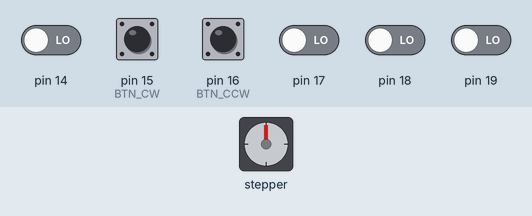
Simulated run of this program. Board: Arduino Uno, built with avr-gcc and run on an emulated ATmega328P. Parts: stepper motor. Wiring (inferred from the names in the program): stepper motor driver (200 steps per turn assumed): step pin 4; direction pin 5; enable pin 6. The inputs (shaded band) are chosen by the test bench; at power-on: pin 15 (BTN_CW), pin 16 (BTN_CCW) HIGH, pin 14, pin 17–19 LOW.

Above: at 1.2 s.
1.3 s: pin 15 (BTN_CW) pulled LOW for 1 s
At 2.6 s:
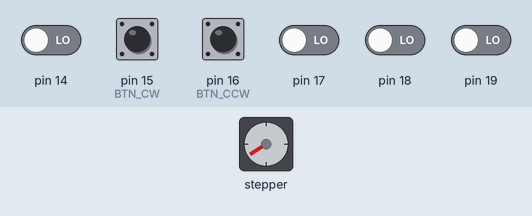
3.8 s: pin 16 (BTN_CCW) pulled LOW for 0.15 s
At 4.6 s:
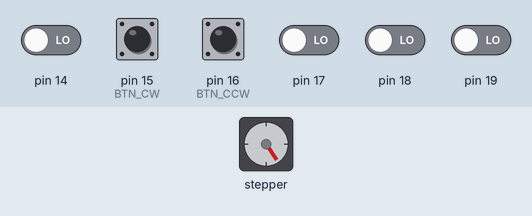
5.4 s: pin 16 (BTN_CCW) pulled LOW for 1 s
At 7.0 s:
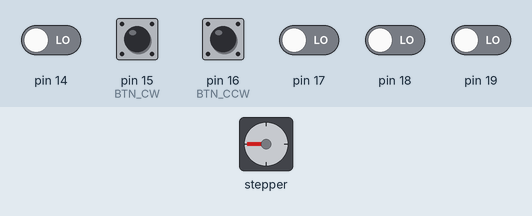
7.9 s: pin 15 (BTN_CW) pulled LOW for 1 s
At 8.35 s:
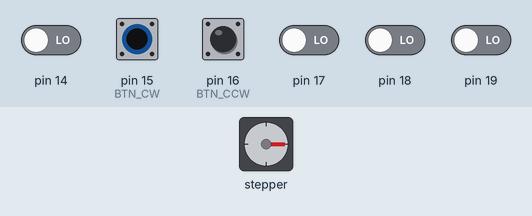
10.4 s: pin 16 (BTN_CCW) pulled LOW for 0.15 s
At 11.7 s:
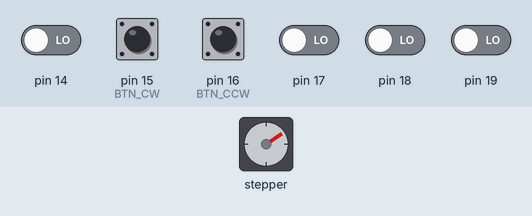
12.0 s: pin 15 (BTN_CW) pulled LOW for 1 s
At 14.4 s:
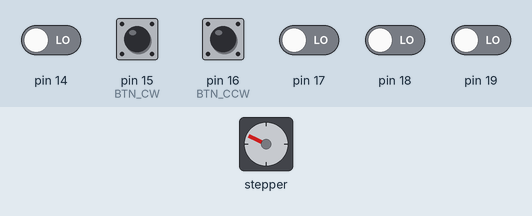
Timing chart, 0 to 15.5 s (numbered marks = the images above; inputs shaded):
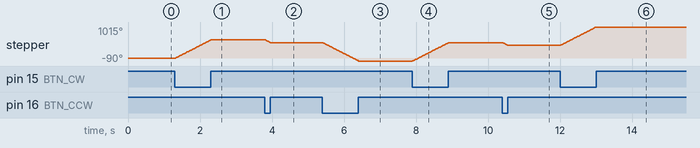

Measured:
- after the input at 1.3 s, stepper: turns 597° clockwise in 1.0 s, starting at once
- after the input at 3.8 s, stepper: turns 90° counter-clockwise in 0.15 s, starting at once
- after the input at 5.4 s, stepper: turns 597° counter-clockwise in 1.0 s, starting at once
- after the input at 7.9 s, stepper: turns 597° clockwise in 1.0 s, starting at once
- after the input at 10.4 s, stepper: turns 90° counter-clockwise in 0.15 s, starting at once
- after the input at 12.0 s, stepper: turns 598° clockwise in 1.0 s, starting at once

The program:

main.cpp
```cpp
#include <Arduino.h>
#include <avr/io.h>
#define EN_PIN   PD6
#define DIR_PIN  PD5
#define PUL_PIN  PD4
#define BTN_CW   PC1
#define BTN_CCW  PC2
const unsigned long stepHalfPeriod = 1500;
unsigned long lastStepTime = 0;
bool stepPinState = false;
enum MotorDir
{
    STOP,
    FORWARD,
    BACKWARD
};
MotorDir currentDir = STOP;
void Stepper_Init()
{
    DDRD |= (1 << PUL_PIN) |
            (1 << DIR_PIN) |
            (1 << EN_PIN);
    DDRC &= ~((1 << BTN_CW) |
              (1 << BTN_CCW));
    PORTC |= (1 << BTN_CW) |
             (1 << BTN_CCW);
    PORTD &= ~(1 << PUL_PIN);
    PORTD &= ~(1 << EN_PIN);
}
void setup()
{
    Stepper_Init();
}
void loop()
{
    bool cwPressed =
        !(PINC & (1 << BTN_CW));
    bool ccwPressed =
        !(PINC & (1 << BTN_CCW));
    MotorDir desiredDir;
    if (cwPressed && ccwPressed)
    {
        desiredDir = STOP;
    }
    else if (cwPressed)
    {
        desiredDir = FORWARD;
    }
    else if (ccwPressed)
    {
        desiredDir = BACKWARD;
    }
    else
    {
        desiredDir = STOP;
    }
    if (desiredDir != currentDir)
    {
        if (desiredDir == FORWARD)
        {
            PORTD |= (1 << DIR_PIN);
        }
        else if (desiredDir == BACKWARD)
        {
            PORTD &= ~(1 << DIR_PIN);
        }
        PORTD &= ~(1 << PUL_PIN);
        stepPinState = false;
        lastStepTime = micros();
        currentDir = desiredDir;
    }
    if (currentDir != STOP)
    {
        if (micros() - lastStepTime >= stepHalfPeriod)
        {
            lastStepTime = micros();
            stepPinState = !stepPinState;
            if (stepPinState)
            {
                PORTD |= (1 << PUL_PIN);
            }
            else
            {
                PORTD &= ~(1 << PUL_PIN);
            }
        }
    }
}
```
